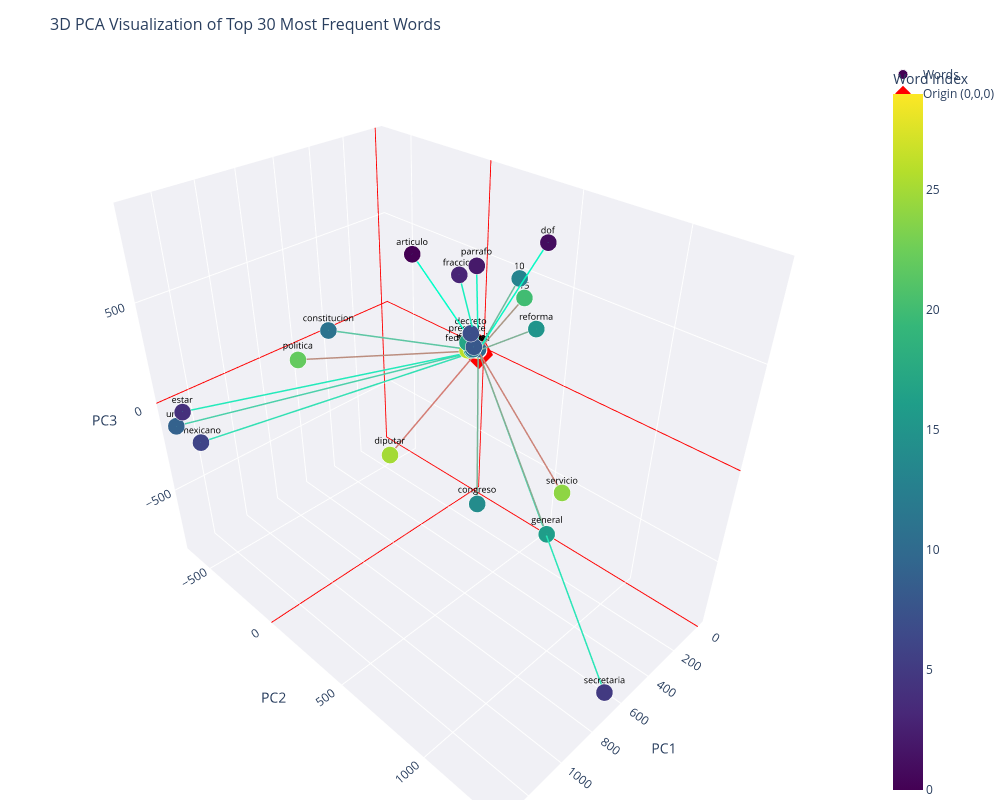

Here is the notebook cell this chart was saved with:
### Code cell
# Plot the 30 most frequent words in 3D space (Interactive)
fig = cooccurrence_pca.plot_3d_interactive(
    top_n=30,
    method='frequency',
    title='3D PCA Visualization of Top 30 Most Frequent Words'
)
fig.show()

### Figure 1 — Plotly figure (JSON) as saved in the notebook; plotly's stock layout.template omitted (floating-point values rounded to 4 significant figures)
{"data": [{"hoverinfo": "skip", "line": {"color": "rgb(0, 255, 200)", "width": 3}, "mode": "lines", "showlegend": false, "type": "scatter3d", "x": [0, 567.7], "y": [0, 136.3], "z": [0, 732.9]}, {"hoverinfo": "skip", "line": {"color": "rgb(8, 249, 196)", "width": 3}, "mode": "lines", "showlegend": false, "type": "scatter3d", "x": [0, 369.1], "y": [0, 654.5], "z": [0, 880.0]}, {"hoverinfo": "skip", "line": {"color": "rgb(17, 244, 193)", "width": 3}, "mode": "lines", "showlegend": false, "type": "scatter3d", "x": [0, 300.8], "y": [0, 243.0], "z": [0, 630.4]}, {"hoverinfo": "skip", "line": {"color": "rgb(25, 239, 190)", "width": 3}, "mode": "lines", "showlegend": false, "type": "scatter3d", "x": [0, 338.4], "y": [0, 179.9], "z": [0, 581.2]}, {"hoverinfo": "skip", "line": {"color": "rgb(34, 234, 186)", "width": 3}, "mode": "lines", "showlegend": false, "type": "scatter3d", "x": [0, 1285.0], "y": [0, -628.7], "z": [0, -48.37]}, {"hoverinfo": "skip", "line": {"color": "rgb(42, 229, 183)", "width": 3}, "mode": "lines", "showlegend": false, "type": "scatter3d", "x": [0, 641.7], "y": [0, 1336.0], "z": [0, -824.9]}, {"hoverinfo": "skip", "line": {"color": "rgb(51, 224, 180)", "width": 3}, "mode": "lines", "showlegend": false, "type": "scatter3d", "x": [0, 1258.0], "y": [0, -561.8], "z": [0, -198.2]}, {"hoverinfo": "skip", "line": {"color": "rgb(59, 218, 176)", "width": 3}, "mode": "lines", "showlegend": false, "type": "scatter3d", "x": [0, 134.4], "y": [0, 68.99], "z": [0, 177.7]}, {"hoverinfo": "skip", "line": {"color": "rgb(68, 213, 173)", "width": 3}, "mode": "lines", "showlegend": false, "type": "scatter3d", "x": [0, 113.0], "y": [0, 71.33], "z": [0, 98.22]}, {"hoverinfo": "skip", "line": {"color": "rgb(76, 208, 170)", "width": 3}, "mode": "lines", "showlegend": false, "type": "scatter3d", "x": [0, 1322.0], "y": [0, -641.2], "z": [0, -114.4]}, {"hoverinfo": "skip", "line": {"color": "rgb(85, 203, 166)", "width": 3}, "mode": "lines", "showlegend": false, "type": "scatter3d", "x": [0, 6.994], "y": [0, 4.317], "z": [0, 14.56]}, {"hoverinfo": "skip", "line": {"color": "rgb(93, 198, 163)", "width": 3}, "mode": "lines", "showlegend": false, "type": "scatter3d", "x": [0, 737.4], "y": [0, -224.0], "z": [0, 314.1]}, {"hoverinfo": "skip", "line": {"color": "rgb(102, 193, 160)", "width": 3}, "mode": "lines", "showlegend": false, "type": "scatter3d", "x": [0, 63.88], "y": [0, 21.82], "z": [0, 45.13]}, {"hoverinfo": "skip", "line": {"color": "rgb(110, 187, 156)", "width": 3}, "mode": "lines", "showlegend": false, "type": "scatter3d", "x": [0, 190.0], "y": [0, 385.0], "z": [0, 583.8]}, {"hoverinfo": "skip", "line": {"color": "rgb(119, 182, 153)", "width": 3}, "mode": "lines", "showlegend": false, "type": "scatter3d", "x": [0, 444.6], "y": [0, 420.4], "z": [0, -463.7]}, {"hoverinfo": "skip", "line": {"color": "rgb(127, 177, 150)", "width": 3}, "mode": "lines", "showlegend": false, "type": "scatter3d", "x": [0, 292.3], "y": [0, 570.0], "z": [0, 457.0]}, {"hoverinfo": "skip", "line": {"color": "rgb(136, 172, 146)", "width": 3}, "mode": "lines", "showlegend": false, "type": "scatter3d", "x": [0, 370.1], "y": [0, 774.7], "z": [0, -474.4]}, {"hoverinfo": "skip", "line": {"color": "rgb(144, 167, 143)", "width": 3}, "mode": "lines", "showlegend": false, "type": "scatter3d", "x": [0, 105.4], "y": [0, 22.34], "z": [0, 98.7]}, {"hoverinfo": "skip", "line": {"color": "rgb(153, 162, 140)", "width": 3}, "mode": "lines", "showlegend": false, "type": "scatter3d", "x": [0, 63.4], "y": [0, 14.62], "z": [0, 37.66]}, {"hoverinfo": "skip", "line": {"color": "rgb(161, 156, 136)", "width": 3}, "mode": "lines", "showlegend": false, "type": "scatter3d", "x": [0, 5.761], "y": [0, 5.578], "z": [0, 13.18]}, {"hoverinfo": "skip", "line": {"color": "rgb(170, 151, 133)", "width": 3}, "mode": "lines", "showlegend": false, "type": "scatter3d", "x": [0, 191.2], "y": [0, 418.0], "z": [0, 506.4]}, {"hoverinfo": "skip", "line": {"color": "rgb(178, 146, 130)", "width": 3}, "mode": "lines", "showlegend": false, "type": "scatter3d", "x": [0, 6.213], "y": [0, 4.787], "z": [0, 13.43]}, {"hoverinfo": "skip", "line": {"color": "rgb(187, 141, 126)", "width": 3}, "mode": "lines", "showlegend": false, "type": "scatter3d", "x": [0, 820.0], "y": [0, -356.7], "z": [0, 143.7]}, {"hoverinfo": "skip", "line": {"color": "rgb(195, 136, 123)", "width": 3}, "mode": "lines", "showlegend": false, "type": "scatter3d", "x": [0, 1.062], "y": [0, 1.843], "z": [0, 5.095]}, {"hoverinfo": "skip", "line": {"color": "rgb(204, 131, 120)", "width": 3}, "mode": "lines", "showlegend": false, "type": "scatter3d", "x": [0, 319.1], "y": [0, 798.0], "z": [0, -251.9]}, {"hoverinfo": "skip", "line": {"color": "rgb(212, 125, 116)", "width": 3}, "mode": "lines", "showlegend": false, "type": "scatter3d", "x": [0, 591.1], "y": [0, -12.36], "z": [0, -331.5]}, {"hoverinfo": "skip", "line": {"color": "rgb(221, 120, 113)", "width": 3}, "mode": "lines", "showlegend": false, "type": "scatter3d", "x": [0, 77.79], "y": [0, -1.669], "z": [0, 35.29]}, {"hoverinfo": "skip", "line": {"color": "rgb(229, 115, 110)", "width": 3}, "mode": "lines", "showlegend": false, "type": "scatter3d", "x": [0, 43.25], "y": [0, 5.595], "z": [0, 34.78]}, {"hoverinfo": "skip", "line": {"color": "rgb(238, 110, 106)", "width": 3}, "mode": "lines", "showlegend": false, "type": "scatter3d", "x": [0, 8.537], "y": [0, 3.838], "z": [0, 8.692]}, {"hoverinfo": "skip", "line": {"color": "rgb(246, 105, 103)", "width": 3}, "mode": "lines", "showlegend": false, "type": "scatter3d", "x": [0, 1.464], "y": [0, 2.247], "z": [0, 6.634]}, {"hovertemplate": "<b>%{text}</b><br>PC1: %{x:.3f}<br>PC2: %{y:.3f}<br>PC3: %{z:.3f}<br><extra></extra>", "marker": {"color": [0, 1, 2, 3, 4, 5, 6, 7, 8, 9, 10, 11, 12, 13, 14, 15, 16, 17, 18, 19, 20, 21, 22, 23, 24, 25, 26, 27, 28, 29], "colorbar": {"title": {"text": "Word Index"}, "x": 1.02}, "colorscale": [[0, "#440154"], [0.1111, "#482878"], [0.2222, "#3e4989"], [0.3333, "#31688e"], [0.4444, "#26828e"], [0.5556, "#1f9e89"], [0.6667, "#35b779"], [0.7778, "#6ece58"], [0.8889, "#b5de2b"], [1, "#fde725"]], "line": {"color": "white", "width": 1}, "showscale": true, "size": 10}, "mode": "markers+text", "name": "Words", "text": ["articulo", "dof", "parrafo", "fraccion", "estar", "secretaria", "mexicano", "decreto", "ley", "uner", "1", "constitucion", "federal", "10", "congreso", "reforma", "general", "presente", "mexico", "sazonador", "15", "2", "politica", "salsa", "servicio", "diputar", "federacion", "dia", "mas", "taza"], "textfont": {"color": "black", "size": 9}, "textposition": "top center", "type": "scatter3d", "x": [567.7, 369.1, 300.8, 338.4, 1285.0, 641.7, 1258.0, 134.4, 113.0, 1322.0, 6.994, 737.4, 63.88, 190.0, 444.6, 292.3, 370.1, 105.4, 63.4, 5.761, 191.2, 6.213, 820.0, 1.062, 319.1, 591.1, 77.79, 43.25, 8.537, 1.464], "y": [136.3, 654.5, 243.0, 179.9, -628.7, 1336.0, -561.8, 68.99, 71.33, -641.2, 4.317, -224.0, 21.82, 385.0, 420.4, 570.0, 774.7, 22.34, 14.62, 5.578, 418.0, 4.787, -356.7, 1.843, 798.0, -12.36, -1.669, 5.595, 3.838, 2.247], "z": [732.9, 880.0, 630.4, 581.2, -48.37, -824.9, -198.2, 177.7, 98.22, -114.4, 14.56, 314.1, 45.13, 583.8, -463.7, 457.0, -474.4, 98.7, 37.66, 13.18, 506.4, 13.43, 143.7, 5.095, -251.9, -331.5, 35.29, 34.78, 8.692, 6.634]}, {"hovertemplate": "<b>Origin</b><br>PC1: 0<br>PC2: 0<br>PC3: 0<extra></extra>", "marker": {"color": "red", "size": 12, "symbol": "diamond"}, "mode": "markers", "name": "Origin (0,0,0)", "type": "scatter3d", "x": [0], "y": [0], "z": [0]}], "layout": {"height": 800, "hovermode": "closest", "margin": {"b": 0, "l": 0, "r": 0, "t": 60}, "scene": {"xaxis": {"backgroundcolor": "rgb(240, 240, 245)", "gridcolor": "white", "showbackground": true, "title": {"text": "PC1"}, "zeroline": true, "zerolinecolor": "red", "zerolinewidth": 2}, "yaxis": {"backgroundcolor": "rgb(240, 240, 245)", "gridcolor": "white", "showbackground": true, "title": {"text": "PC2"}, "zeroline": true, "zerolinecolor": "red", "zerolinewidth": 2}, "zaxis": {"backgroundcolor": "rgb(240, 240, 245)", "gridcolor": "white", "showbackground": true, "title": {"text": "PC3"}, "zeroline": true, "zerolinecolor": "red", "zerolinewidth": 2}}, "showlegend": true, "title": {"font": {"size": 16}, "text": "3D PCA Visualization of Top 30 Most Frequent Words"}, "width": 1000}}
